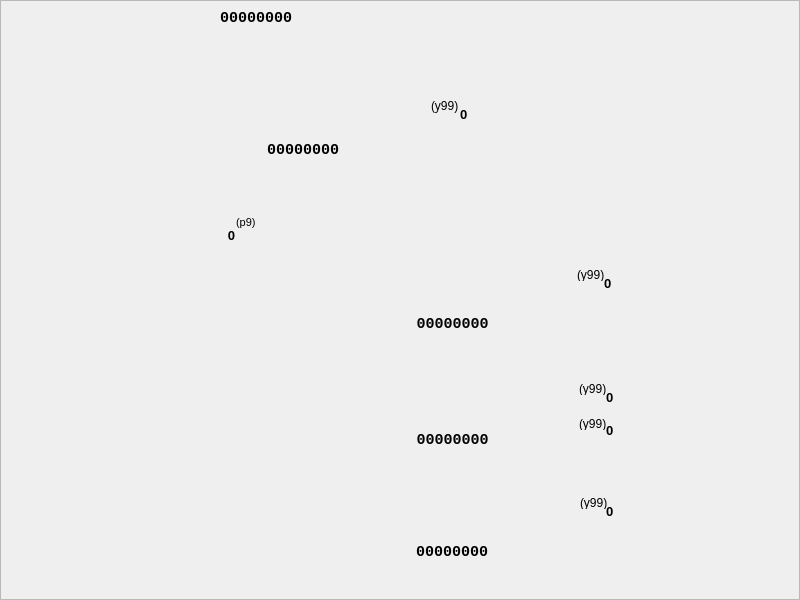
<?xml version="1.0" encoding="UTF-8"?>
<ui version="4.0">
 <class>CPc2DcWay1Widget</class>
 <widget class="QWidget" name="CPc2DcWay1Widget">
  <property name="geometry">
   <rect>
    <x>0</x>
    <y>0</y>
    <width>800</width>
    <height>600</height>
   </rect>
  </property>
  <property name="sizePolicy">
   <sizepolicy hsizetype="Fixed" vsizetype="Fixed">
    <horstretch>0</horstretch>
    <verstretch>0</verstretch>
   </sizepolicy>
  </property>
  <property name="minimumSize">
   <size>
    <width>800</width>
    <height>600</height>
   </size>
  </property>
  <property name="maximumSize">
   <size>
    <width>800</width>
    <height>600</height>
   </size>
  </property>
  <property name="windowTitle">
   <string notr="true">Form</string>
  </property>
  <property name="styleSheet">
   <string notr="true">QFrame{border-image: url(:/try/pc2dc/alu.png);}</string>
  </property>
  <widget class="QFrame" name="frame">
   <property name="geometry">
    <rect>
     <x>0</x>
     <y>0</y>
     <width>800</width>
     <height>600</height>
    </rect>
   </property>
   <property name="frameShape">
    <enum>QFrame::StyledPanel</enum>
   </property>
   <property name="frameShadow">
    <enum>QFrame::Raised</enum>
   </property>
   <widget class="QLabel" name="mRg1WrVal">
    <property name="geometry">
     <rect>
      <x>460</x>
      <y>104</y>
      <width>21</width>
      <height>20</height>
     </rect>
    </property>
    <property name="font">
     <font>
      <pointsize>10</pointsize>
      <weight>75</weight>
      <bold>true</bold>
     </font>
    </property>
    <property name="styleSheet">
     <string notr="true">border-image:none;</string>
    </property>
    <property name="text">
     <string notr="true">0</string>
    </property>
   </widget>
   <widget class="QLabel" name="mBd1OutVal">
    <property name="geometry">
     <rect>
      <x>606</x>
      <y>503</y>
      <width>21</width>
      <height>16</height>
     </rect>
    </property>
    <property name="font">
     <font>
      <pointsize>10</pointsize>
      <weight>75</weight>
      <bold>true</bold>
     </font>
    </property>
    <property name="styleSheet">
     <string notr="true">border-image:none;</string>
    </property>
    <property name="text">
     <string notr="true">0</string>
    </property>
   </widget>
   <widget class="QLabel" name="mCt1IncVal">
    <property name="geometry">
     <rect>
      <x>606</x>
      <y>422</y>
      <width>21</width>
      <height>16</height>
     </rect>
    </property>
    <property name="font">
     <font>
      <pointsize>10</pointsize>
      <weight>75</weight>
      <bold>true</bold>
     </font>
    </property>
    <property name="styleSheet">
     <string notr="true">border-image:none;</string>
    </property>
    <property name="text">
     <string notr="true">0</string>
    </property>
   </widget>
   <widget class="QLabel" name="mRg1WrHint">
    <property name="geometry">
     <rect>
      <x>431</x>
      <y>97</y>
      <width>46</width>
      <height>17</height>
     </rect>
    </property>
    <property name="styleSheet">
     <string notr="true">border-image:none;</string>
    </property>
    <property name="text">
     <string notr="true">(y99)</string>
    </property>
   </widget>
   <widget class="QLabel" name="mBd1OutHint">
    <property name="geometry">
     <rect>
      <x>580</x>
      <y>496</y>
      <width>40</width>
      <height>13</height>
     </rect>
    </property>
    <property name="styleSheet">
     <string notr="true">border-image:none;</string>
    </property>
    <property name="text">
     <string notr="true">(y99)</string>
    </property>
   </widget>
   <widget class="QLabel" name="mDVal">
    <property name="geometry">
     <rect>
      <x>220</x>
      <y>10</y>
      <width>101</width>
      <height>16</height>
     </rect>
    </property>
    <property name="font">
     <font>
      <family>Courier New</family>
      <pointsize>11</pointsize>
      <weight>75</weight>
      <bold>true</bold>
     </font>
    </property>
    <property name="styleSheet">
     <string notr="true">border-image:none;</string>
    </property>
    <property name="text">
     <string notr="true">00000000</string>
    </property>
   </widget>
   <widget class="QLabel" name="mCt1WrHint">
    <property name="geometry">
     <rect>
      <x>579</x>
      <y>382</y>
      <width>46</width>
      <height>13</height>
     </rect>
    </property>
    <property name="styleSheet">
     <string notr="true">border-image:none;</string>
    </property>
    <property name="text">
     <string notr="true">(y99)</string>
    </property>
   </widget>
   <widget class="QLabel" name="mCt1Val">
    <property name="geometry">
     <rect>
      <x>392</x>
      <y>430</y>
      <width>121</width>
      <height>20</height>
     </rect>
    </property>
    <property name="font">
     <font>
      <family>Courier New</family>
      <pointsize>11</pointsize>
      <weight>75</weight>
      <bold>true</bold>
     </font>
    </property>
    <property name="styleSheet">
     <string notr="true">border-image:none;</string>
    </property>
    <property name="text">
     <string notr="true">00000000</string>
    </property>
    <property name="alignment">
     <set>Qt::AlignCenter</set>
    </property>
   </widget>
   <widget class="QLabel" name="mRg1Out7Hint">
    <property name="geometry">
     <rect>
      <x>236</x>
      <y>216</y>
      <width>46</width>
      <height>13</height>
     </rect>
    </property>
    <property name="font">
     <font>
      <pointsize>8</pointsize>
     </font>
    </property>
    <property name="styleSheet">
     <string notr="true">border-image:none;</string>
    </property>
    <property name="text">
     <string notr="true">(p9)</string>
    </property>
   </widget>
   <widget class="QLabel" name="mRg1Out7Val">
    <property name="geometry">
     <rect>
      <x>221</x>
      <y>227</y>
      <width>21</width>
      <height>16</height>
     </rect>
    </property>
    <property name="font">
     <font>
      <pointsize>10</pointsize>
      <weight>75</weight>
      <bold>true</bold>
     </font>
    </property>
    <property name="styleSheet">
     <string notr="true">border-image:none;</string>
    </property>
    <property name="text">
     <string notr="true">0</string>
    </property>
    <property name="alignment">
     <set>Qt::AlignCenter</set>
    </property>
   </widget>
   <widget class="QLabel" name="mBd1Val">
    <property name="geometry">
     <rect>
      <x>407</x>
      <y>544</y>
      <width>90</width>
      <height>16</height>
     </rect>
    </property>
    <property name="font">
     <font>
      <family>Courier New</family>
      <pointsize>11</pointsize>
      <weight>75</weight>
      <bold>true</bold>
     </font>
    </property>
    <property name="styleSheet">
     <string notr="true">border-image:none;</string>
    </property>
    <property name="text">
     <string notr="true">00000000</string>
    </property>
    <property name="alignment">
     <set>Qt::AlignCenter</set>
    </property>
   </widget>
   <widget class="QLabel" name="mCt1WrVal">
    <property name="geometry">
     <rect>
      <x>606</x>
      <y>389</y>
      <width>21</width>
      <height>16</height>
     </rect>
    </property>
    <property name="font">
     <font>
      <pointsize>10</pointsize>
      <weight>75</weight>
      <bold>true</bold>
     </font>
    </property>
    <property name="styleSheet">
     <string notr="true">border-image:none;</string>
    </property>
    <property name="text">
     <string notr="true">0</string>
    </property>
   </widget>
   <widget class="QLabel" name="mCt1IncHint">
    <property name="geometry">
     <rect>
      <x>579</x>
      <y>417</y>
      <width>46</width>
      <height>13</height>
     </rect>
    </property>
    <property name="styleSheet">
     <string notr="true">border-image:none;</string>
    </property>
    <property name="text">
     <string notr="true">(y99)</string>
    </property>
   </widget>
   <widget class="QLabel" name="mRg1Val">
    <property name="geometry">
     <rect>
      <x>238</x>
      <y>140</y>
      <width>130</width>
      <height>20</height>
     </rect>
    </property>
    <property name="font">
     <font>
      <family>Courier New</family>
      <pointsize>11</pointsize>
      <weight>75</weight>
      <bold>true</bold>
     </font>
    </property>
    <property name="styleSheet">
     <string notr="true">border-image:none;</string>
    </property>
    <property name="text">
     <string notr="true">00000000</string>
    </property>
    <property name="alignment">
     <set>Qt::AlignCenter</set>
    </property>
   </widget>
   <widget class="QLabel" name="mXor1Val">
    <property name="geometry">
     <rect>
      <x>387</x>
      <y>314</y>
      <width>131</width>
      <height>20</height>
     </rect>
    </property>
    <property name="font">
     <font>
      <family>Courier New</family>
      <pointsize>11</pointsize>
      <weight>75</weight>
      <bold>true</bold>
     </font>
    </property>
    <property name="styleSheet">
     <string notr="true">border-image:none;</string>
    </property>
    <property name="text">
     <string notr="true">00000000</string>
    </property>
    <property name="alignment">
     <set>Qt::AlignCenter</set>
    </property>
   </widget>
   <widget class="QLabel" name="mXor1NotVal">
    <property name="geometry">
     <rect>
      <x>604</x>
      <y>275</y>
      <width>21</width>
      <height>16</height>
     </rect>
    </property>
    <property name="font">
     <font>
      <pointsize>10</pointsize>
      <weight>75</weight>
      <bold>true</bold>
     </font>
    </property>
    <property name="styleSheet">
     <string notr="true">border-image:none;</string>
    </property>
    <property name="text">
     <string notr="true">0</string>
    </property>
   </widget>
   <widget class="QLabel" name="mXor1NotHint">
    <property name="geometry">
     <rect>
      <x>577</x>
      <y>268</y>
      <width>40</width>
      <height>13</height>
     </rect>
    </property>
    <property name="styleSheet">
     <string notr="true">border-image:none;</string>
    </property>
    <property name="text">
     <string notr="true">(y99)</string>
    </property>
   </widget>
  </widget>
 </widget>
 <resources/>
 <connections/>
</ui>
